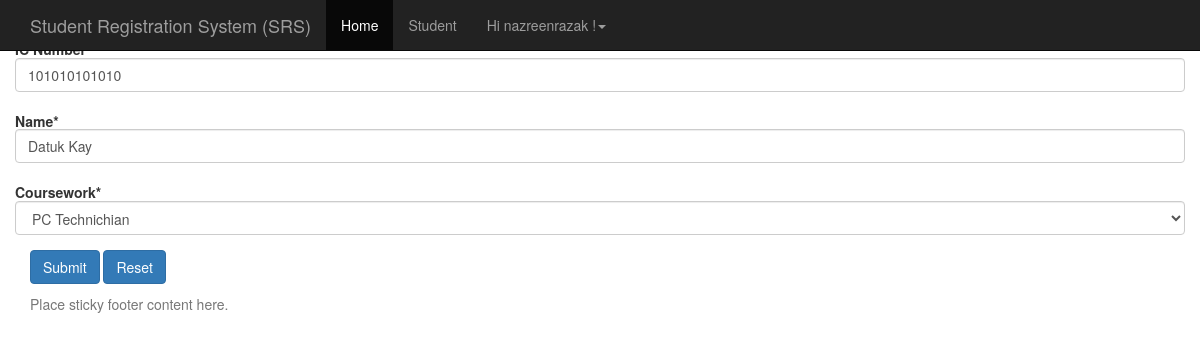
The app's page /10/edit (signed in), older data.
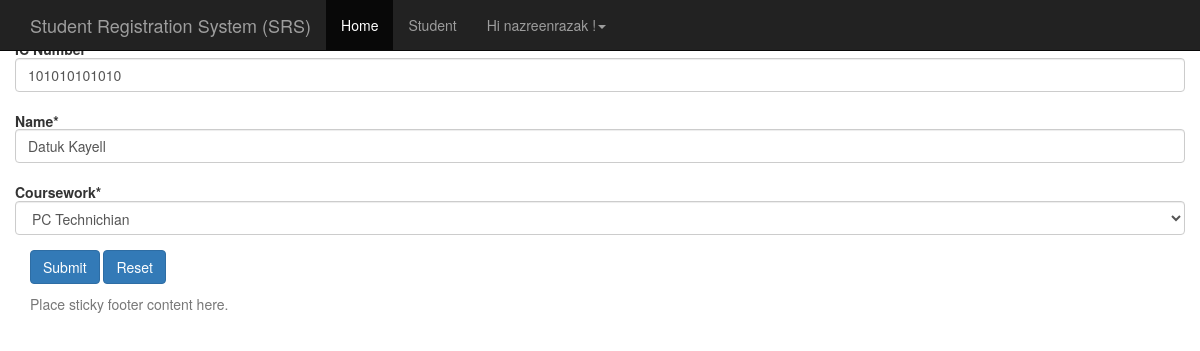
The same page, newer data.
### student/models.py (models this page shows, shortened)
class Student(models.Model):
	PROGRAMMING = 'PR'
	NETWORKING = 'NT'
	PCTECH = 'PC'
	COURSE_CHOICES = (
		(PROGRAMMING, 'Programming'),
		(NETWORKING, 'Networking'),
		(PCTECH, 'PC Technichian'),
	)
	icnum = models.CharField('IC Number',max_length=12,unique=True,blank=False,null=False)
	name = models.CharField('Name',max_length=300,blank=False,null=False)
	course = models.CharField('Coursework',max_length=2,choices=COURSE_CHOICES,default=PCTECH)
	createdby = models.ForeignKey('auth.User',on_delete=models.CASCADE)
	created_date = models.DateTimeField('Created Date',auto_now_add=True)

### student/views.py (the view)
# urls.py: url(r'^(?P<pk>\d+)/edit$', views.student_edit, name='student_edit'),
@login_required(login_url='/accounts/login/')
def student_edit(request,pk):
    student = get_object_or_404(Student, pk=pk)
    if request.method == "POST":
        form = StudentForm(request.POST,instance=student)
        if form.is_valid():
            student = form.save(commit=False)
            student.createdby = request.user
            student.save()
            messages.success(request, "Student record with ID: " + str(student.pk) + " has been updated! ")
            return redirect(reverse_lazy('student_detail',kwargs={'pk': student.pk }))
    else:
        form = StudentForm(instance=student)
    return render(request, 'student/student_edit.html', {'form': form})

### student/forms.py (shortened to what this page needs)
class StudentForm(forms.ModelForm):
    def __init__(self, *args, **kwargs):
        super(StudentForm, self).__init__(*args, **kwargs)
        self.helper = FormHelper(self)
        self.helper.form_class = 'form-horizontal'
        self.helper.layout.append(Submit('submit_change', 'Submit', css_class="btn-primary"))
        self.helper.layout.append(HTML('<a class="btn btn-primary" href={% url "student_home" %}>Reset</a>'))
    class Meta:
        model = Student
        fields = ('icnum', 'name', 'course',)

### templates/Student/student_edit.html
{% extends 'base.html' %}
{% load crispy_forms_tags %}
{% block content %}
    <h5>Edit Student<h5>
    {% crispy form %}
{% endblock %}

Row changes from the older to the newer data that the page shows:
changed Student "PC Technichian": name "Datuk Kay" → "Datuk Kayell"
